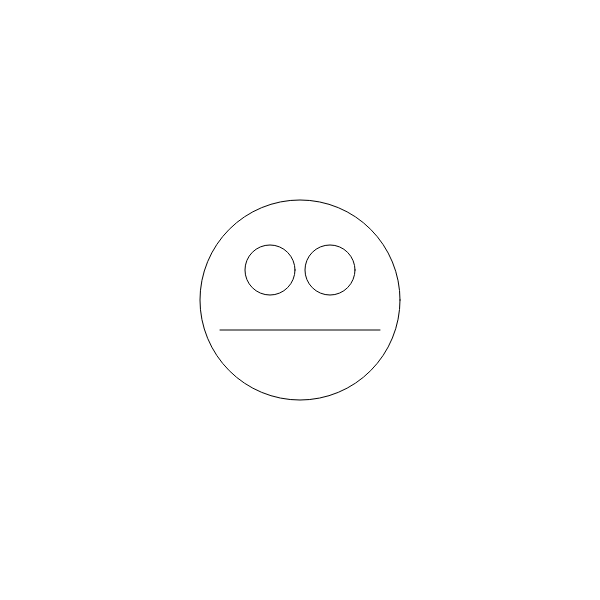
Frame 1 (no input)
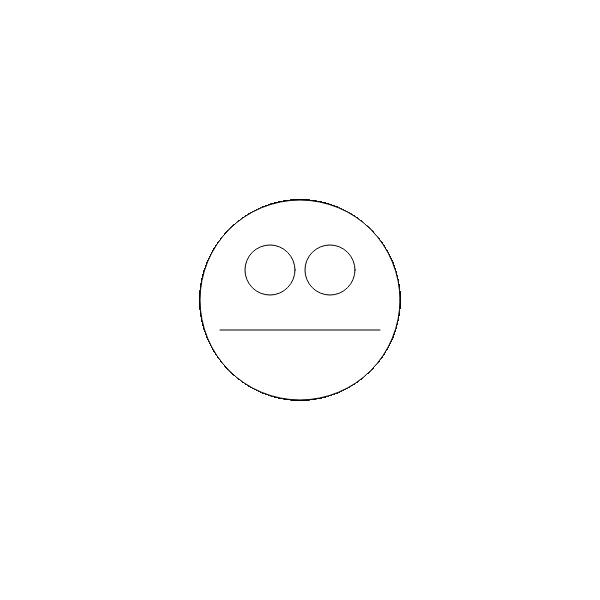
Frame 60 (no input)
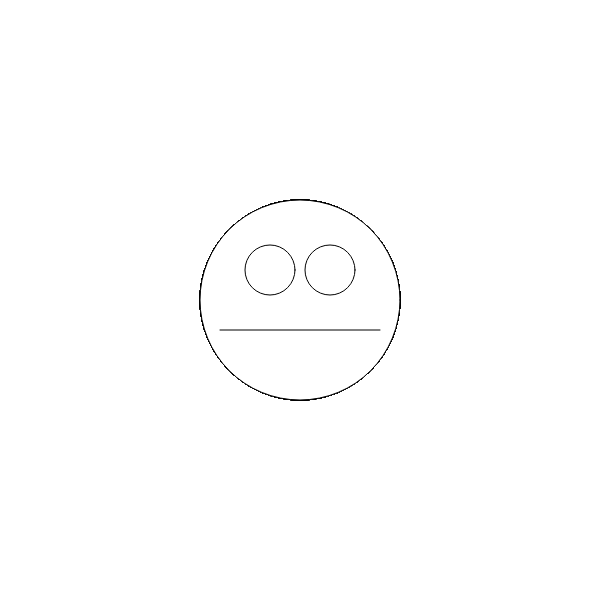
Frame 120 (the mouse pressed at the canvas centre since frame 60)

The p5.js sketch that drew these frames (run headless with seeded random() and noise() and a simulated clock; from frame 60 on, the mouse is pressed at the canvas centre):

// p5.js sketch
// ── sketch.js
/*
Challenge:

Now we know how to draw basic shapes let's try to draw something!
Let's draw a "neutral" smiley face. 
See examples here: http://unicode.org/emoji/charts/full-emoji-list.html#1f610

Bonus: how could we add 2 front teeth to our smiley?
*/

var setup = function() {
  	createCanvas(600, 600);
};

var draw = function() {
	// use a circle as the face
	ellipse(300, 300, 200, 200);
	
	// eyes
	ellipse(270, 270, 50, 50);
	ellipse(330, 270, 50, 50);

	// mouth
	line(220, 330, 380, 330);

	// Bonus - 2 front teeth
	// rect(270, 330, 30, 50);
	// rect(300, 330, 30, 50); 
};
